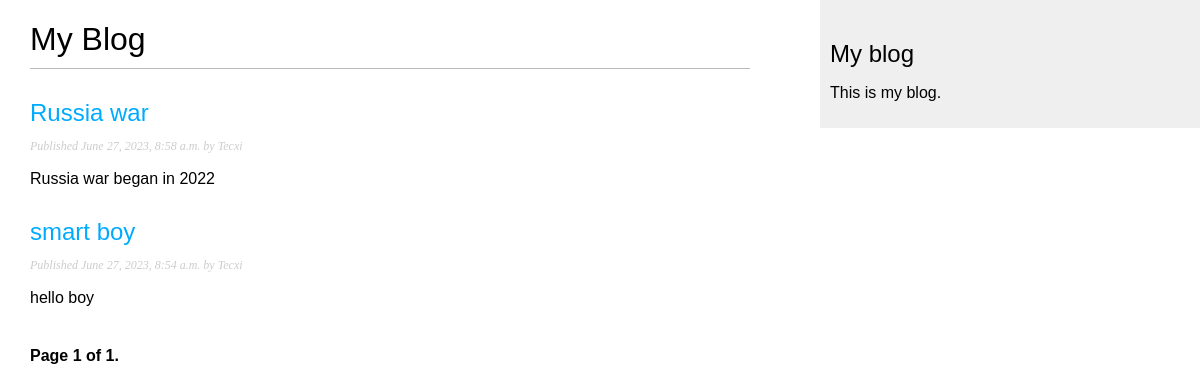
Page /blog/ on the earlier database version.
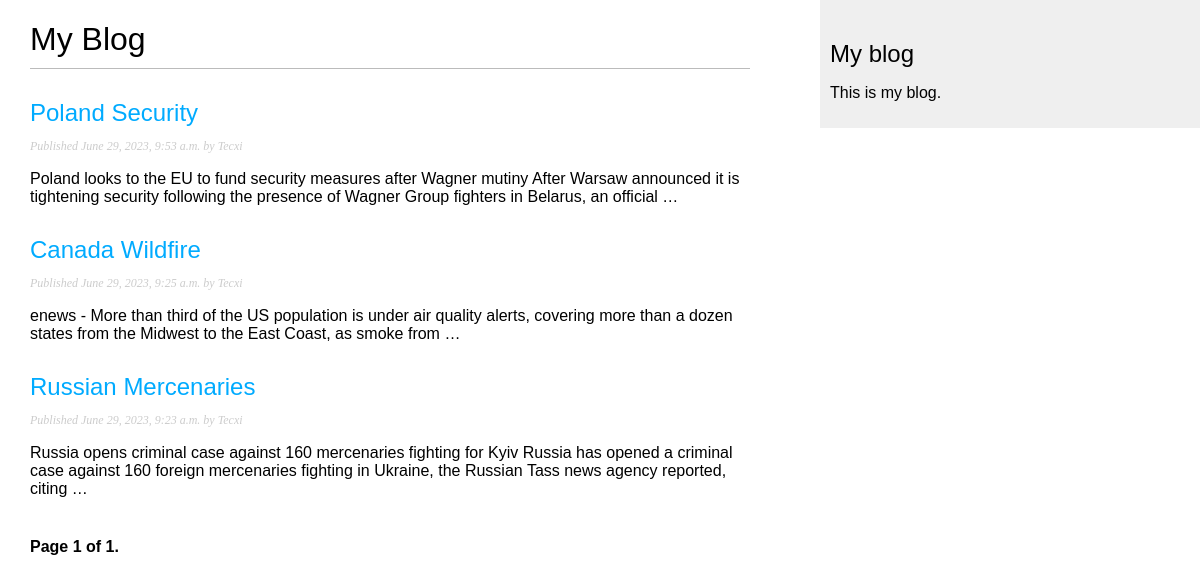
Same page on the later database version.
### blog/models.py (models this page shows, shortened)
class Post(models.Model):
    class Status(models.TextChoices):
        DRAFT = 'DF', 'Draft'
        PUBLISHED = 'PB', 'Published'
    title = models.CharField(max_length=250)
    slug = models.CharField(max_length=250,
                         unique_for_date='publish')
    author = models.ForeignKey(User,
                               on_delete=models.CASCADE,
                               related_name='blog_posts')
    body = models.TextField()
    publish = models.DateTimeField(default=timezone.now)
    created = models.DateTimeField(auto_now_add=True)
    updated = models.DateTimeField(auto_now=True)
    status = models.CharField(max_length=2,
                              choices=Status.choices,
                              default=Status.DRAFT)
    objects = models.Manager()
    published = PublishedManager()
    class Meta:
        ordering = ['-publish']
        indexes = [
            models.Index(fields=['-publish'])
        ]
    def get_absolute_url(self):
        return reverse("blog:post_detail",
                       args=[self.publish.year,
                             self.publish.month,
                             self.publish.day,
                             self.slug])

### blog/views.py (the view)
# urls.py: path('', views.PostListView.as_view(), name='post_list'),
class PostListView(ListView):
    queryset = Post.published.all()
    context_object_name = 'posts'
    paginate_by = 3
    template_name = 'blog/post/list.html'

### blog/templates/blog/post/list.html (shortened to what this page needs)
{% extends "blog/base.html" %}
{% block content %}
  <h1>My Blog</h1>
  {% for post in posts %}
    <h2>
      <a href="{{ post.get_absolute_url }}">
        {{ post.title }}
      </a>
    </h2>
    <p class="date">
      Published {{ post.publish }} by {{ post.author }}
    </p>
    {{ post.body|truncatewords:30|linebreaks }}
  {% endfor %}
  {% include "pagination.html" with page=page_obj %}
{% endblock %}

### blog/templates/blog/base.html (shortened to what this page needs)
{% load static %}
<!DOCTYPE html>
<html>
<head>
  <link href="{% static "css/blog.css" %}" rel="stylesheet">
</head>
<body>
  <div id="content">
    {% block content %}
    {% endblock %}
  </div>
  <div id="sidebar">
    <h2>My blog</h2>
    <p>This is my blog.</p>
  </div>
</body>
</html>

### blog/templates/pagination.html (shortened to what this page needs)
<div class="pagination">
    <span class="step-links">
            <span class="current">
                 Page {{ page.number }} of {{ page.paginator.num_pages }}.
            </span>
</span>
</div>

### blog/static/css/blog.css (style rules this page uses)
body { margin:0; padding:0; font-family:helvetica, sans-serif; }
a { color:#00abff; text-decoration:none; }
h1 { font-weight:normal; border-bottom:1px solid #bbb; padding:0 0 10px 0; }
h2 { font-weight:normal; margin:30px 0 0; }
#content { float:left; width:60%; padding:0 0 0 30px; }
#sidebar { float:right; width:30%; padding:10px; background:#efefef; height:100%; }
p.date { color:#ccc; font-family: georgia, serif; font-size: 12px; font-style: italic; }
.pagination { margin:40px 0; font-weight:bold; }

Differences in the rows shown:
removed Post: title "Russia war", publish "June 27, 2023, 8:58 a.m.", author "Tecxi", body "Russia war began in 2022"
removed Post: title "smart boy", publish "June 27, 2023, 8:54 a.m.", author "Tecxi", body "hello boy"
added Post: title "Poland Security", publish "June 29, 2023, 9:53 a.m.", author "Tecxi", body "Poland looks to the EU to fund security measures after Wagner mutiny After Warsaw announced it is tightening security following the presence of Wagner Group fighters in Belarus, an official …"
added Post: title "Canada Wildfire", publish "June 29, 2023, 9:25 a.m.", author "Tecxi", body "enews - More than third of the US population is under air quality alerts, covering more than a dozen states from the Midwest to the East Coast, as smoke from …"
added Post: title "Russian Mercenaries", publish "June 29, 2023, 9:23 a.m.", author "Tecxi", body "Russia opens criminal case against 160 mercenaries fighting for Kyiv Russia has opened a criminal case against 160 foreign mercenaries fighting in Ukraine, the Russian Tass news agency reported, citing …"
